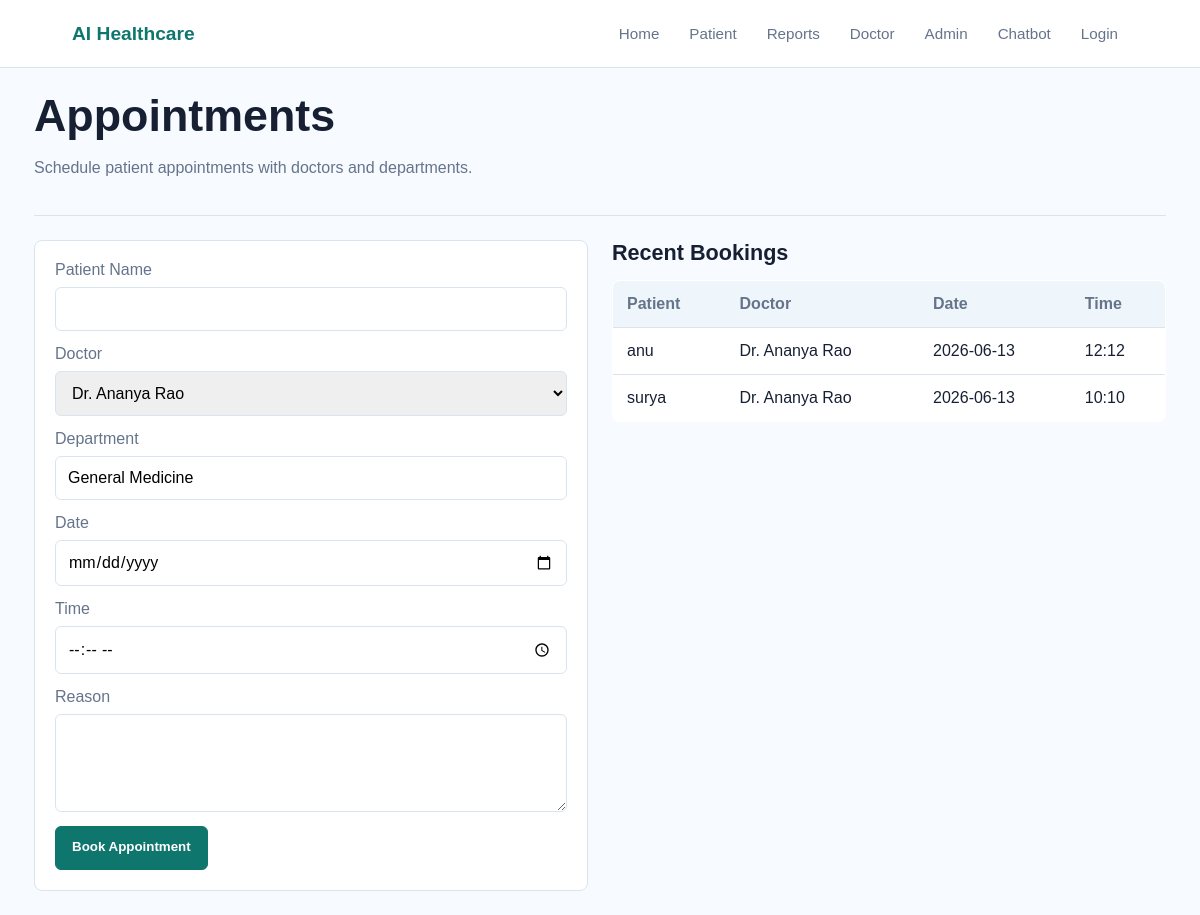
The app's page /appointments with its own data.
### tables this page shows
CREATE TABLE appointments (
                id INTEGER PRIMARY KEY AUTOINCREMENT,
                patient_name TEXT NOT NULL,
                doctor_name TEXT NOT NULL,
                department TEXT NOT NULL,
                appointment_date TEXT NOT NULL,
                appointment_time TEXT NOT NULL,
                reason TEXT NOT NULL,
                created_at TEXT NOT NULL
            );

### app.py (the view, shortened to what this page needs)
@app.route("/appointments", methods=["GET", "POST"])
def appointments():
    with get_db() as conn:
        rows = conn.execute("SELECT * FROM appointments ORDER BY id DESC").fetchall()
    return render_template("patient/appointments.html", appointments=rows, doctors=DOCTORS)

### app.py (called while the page is built)
def get_db() -> sqlite3.Connection:
    DB_PATH.parent.mkdir(parents=True, exist_ok=True)
    conn = sqlite3.connect(DB_PATH)
    conn.row_factory = sqlite3.Row
    return conn

def current_user() -> sqlite3.Row | None:
    user_id = session.get("user_id")
    if not user_id:
        return None
    with get_db() as conn:
        return conn.execute("SELECT * FROM users WHERE id = ?", (user_id,)).fetchone()

@app.context_processor
def inject_user() -> dict:
    return {"current_user": current_user()}

### templates/patient/appointments.html
{% extends "base.html" %}
{% set title = "Appointments" %}
{% block content %}
<section class="page-head">
  <h1>Appointments</h1>
  <p>Schedule patient appointments with doctors and departments.</p>
</section>
<section class="two-col">
  <form method="post">
    <label>Patient Name<input name="patient_name" required></label>
    <label>Doctor
      <select name="doctor_name">
        {% for doctor in doctors %}
          <option>{{ doctor.name }}</option>
        {% endfor %}
      </select>
    </label>
    <label>Department<input name="department" value="General Medicine" required></label>
    <label>Date<input name="appointment_date" type="date" required></label>
    <label>Time<input name="appointment_time" type="time" required></label>
    <label>Reason<textarea name="reason" rows="4" required></textarea></label>
    <button class="primary" type="submit">Book Appointment</button>
  </form>
  <div>
    <h2>Recent Bookings</h2>
    <table>
      <thead><tr><th>Patient</th><th>Doctor</th><th>Date</th><th>Time</th></tr></thead>
      <tbody>
        {% for item in appointments %}
          <tr><td>{{ item.patient_name }}</td><td>{{ item.doctor_name }}</td><td>{{ item.appointment_date }}</td><td>{{ item.appointment_time }}</td></tr>
        {% else %}
          <tr><td colspan="4">No bookings yet.</td></tr>
        {% endfor %}
      </tbody>
    </table>
  </div>
</section>
{% endblock %}

### templates/base.html (shortened to what this page needs)
<!doctype html>
<html lang="en">
<head>
  <link rel="stylesheet" href="{{ url_for('static', filename='css/style.css') }}">
</head>
<body>
  <header class="topbar">
    <a class="brand" href="{{ url_for('index') }}">AI Healthcare</a>
    <nav>
      <a href="{{ url_for('index') }}">Home</a>
      <a href="{{ url_for('patient_dashboard') }}">Patient</a>
      <a href="{{ url_for('reports') }}">Reports</a>
      <a href="{{ url_for('doctor_dashboard') }}">Doctor</a>
      <a href="{{ url_for('admin_dashboard') }}">Admin</a>
      <a href="{{ url_for('chatbot') }}">Chatbot</a>
      {% if current_user %}
        <a href="{{ url_for('logout') }}">Logout</a>
      {% else %}
        <a href="{{ url_for('login') }}">Login</a>
      {% endif %}
    </nav>
  </header>
  <main>
    {% block content %}{% endblock %}
  </main>
</body>
</html>

### static/css/style.css (style rules this page uses)
:root { --bg: #f7fbff; --surface: #ffffff; --ink: #172033; --muted: #65748b; --primary: #0f766e; --accent: #2563eb; --line: #d9e4ef; --soft: #eaf6f4; --danger: #dc2626; }
* { box-sizing: border-box; }
body { margin: 0; background: var(--bg); color: var(--ink); font-family: Arial, Helvetica, sans-serif; }
a { color: inherit; text-decoration: none; }
.topbar { align-items: center; background: var(--surface); border-bottom: 1px solid var(--line); display: flex; justify-content: space-between; min-height: 68px; padding: 0 6vw; position: sticky; top: 0; z-index: 10; }
.brand { color: var(--primary); font-size: 1.2rem; font-weight: 800; }
nav { display: flex; flex-wrap: wrap; gap: 10px; }
nav a { border-radius: 6px; color: var(--muted); font-size: 0.95rem; padding: 9px 10px; }
main, .flash-wrap { margin: 0 auto; max-width: 1180px; padding: 24px; }
h1, h2 { letter-spacing: 0; margin: 0 0 14px; }
h1 { font-size: 2.8rem; line-height: 1.05; }
h2 { font-size: 1.35rem; }
p { color: var(--muted); line-height: 1.6; }
.button, button { border: 1px solid var(--line); border-radius: 6px; cursor: pointer; display: inline-flex; font-weight: 700; justify-content: center; min-height: 44px; padding: 12px 16px; }
.primary, .button.primary { background: var(--primary); border-color: var(--primary); color: #ffffff; }
.hero-panel, .stats-grid article, .list article, .answer, .result, .report-card, .profile-card, form { background: var(--surface); border: 1px solid var(--line); border-radius: 8px; padding: 20px; }
.two-col, .chat-layout { display: grid; gap: 24px; grid-template-columns: minmax(0, 1fr) minmax(0, 1fr); margin-top: 24px; }
table { background: var(--surface); border: 1px solid var(--line); border-collapse: collapse; border-radius: 8px; overflow: hidden; width: 100%; }
th, td { border-bottom: 1px solid var(--line); padding: 14px; text-align: left; }
th { background: #eef6fb; color: var(--muted); }
.page-head { border-bottom: 1px solid var(--line); padding-bottom: 18px; }
label, fieldset { color: var(--muted); display: grid; gap: 8px; margin-bottom: 14px; }
input, select, textarea { border: 1px solid var(--line); border-radius: 6px; font: inherit; padding: 12px; width: 100%; }

### records on screen
appointments: patient_name "anu", doctor_name "Dr. Ananya Rao", appointment_date "2026-06-13", appointment_time "12:12"
appointments: patient_name "surya", doctor_name "Dr. Ananya Rao", appointment_date "2026-06-13", appointment_time "10:10"

### other values on screen
form field doctor_name "Dr. Ananya Rao"
